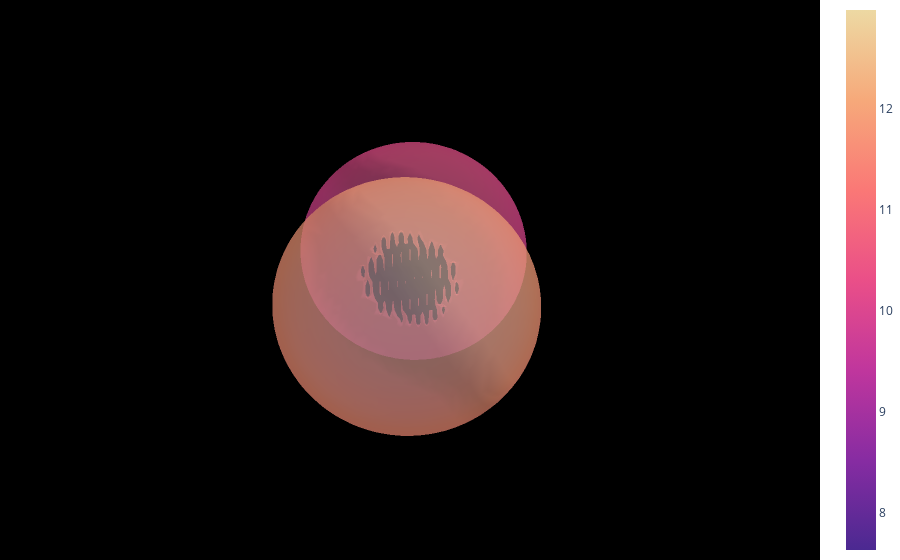

Notebook source saved alongside this figure:
### Code cell
fig = go.Figure(data=[go.Mesh3d(x=verts[:, 0], y=verts[:, 1], z=verts[:, 2], 
                                i=faces[:, 0], j=faces[:, 1], k=faces[:, 2],
                                intensity=intensity,
                                colorscale='Agsunset',
                                opacity=0.5)])

fig.update_layout(scene=dict(xaxis=dict(visible=False),
                              yaxis=dict(visible=False),
                              zaxis=dict(visible=False),
                              bgcolor='rgb(0, 0, 0)'),
                  margin=dict(l=0, r=0, b=0, t=0))
fig.show()

### Figure 1 — Plotly figure (JSON) as saved in the notebook; plotly's stock layout.template omitted (floating-point values rounded to 4 significant figures; data arrays with more than 128 entries replaced by an {"elided": "..."} marker saying what was removed)
{"data": [{"colorscale": [[0, "rgb(75, 41, 145)"], [0.1667, "rgb(135, 44, 162)"], [0.3333, "rgb(192, 54, 157)"], [0.5, "rgb(234, 79, 136)"], [0.6667, "rgb(250, 120, 118)"], [0.8333, "rgb(246, 169, 122)"], [1, "rgb(237, 217, 163)"]], "i": {"elided": "24852 int values"}, "intensity": {"elided": "12444 float values"}, "j": {"elided": "24852 int values"}, "k": {"elided": "24852 int values"}, "opacity": 0.5, "type": "mesh3d", "x": {"elided": "12444 float values"}, "y": {"elided": "12444 float values"}, "z": {"elided": "12444 float values"}}], "layout": {"margin": {"b": 0, "l": 0, "r": 0, "t": 0}, "scene": {"bgcolor": "rgb(0, 0, 0)", "xaxis": {"visible": false}, "yaxis": {"visible": false}, "zaxis": {"visible": false}}}}
